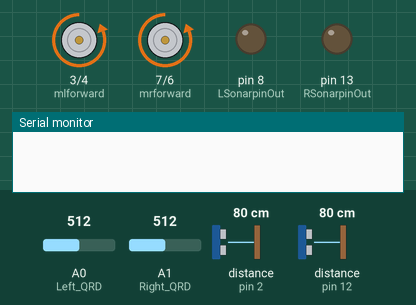
A sketch run on a simulated Arduino Uno, built with avr-gcc and run on an emulated ATmega328P. Shown: motor-driver pin pairs drawn as motors (green arrow = first pin HIGH = forward, orange = second pin HIGH = backward, longer = more drive), output pins drawn as LEDs (lit = HIGH), the last lines printed to the serial monitor. The inputs (shaded band) are chosen by the test bench; at power-on: A1 (Right_QRD) = 512, A0 (Left_QRD) = 512, distance to the obstacle (sensors on pin 2, pin 12) 80 cm. The echo pulse lasts 58.3 µs per cm.

Above: at 8.7 s.
8.8 s: A1 (Right_QRD) set to 635
At 10.0 s:
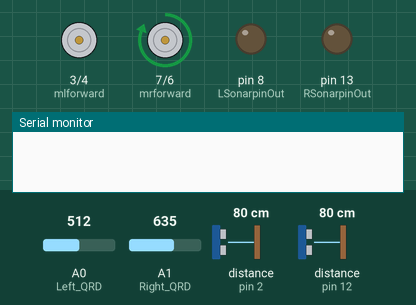
17.0 s: A1 (Right_QRD) set to 659
At 22.8 s:
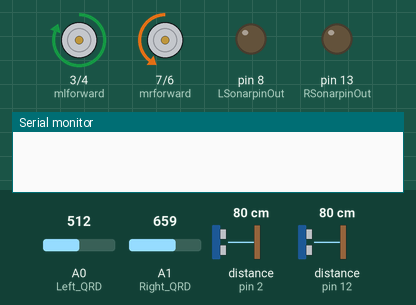
25.6 s: A0 (Left_QRD) set to 636
30.1 s: A0 (Left_QRD) set to 660
At 33.8 s:
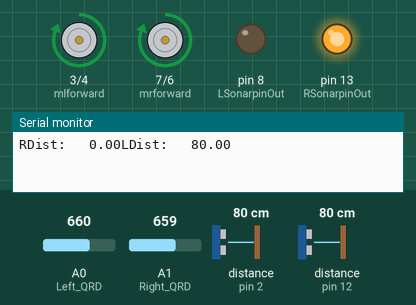
35.5 s: A1 (Right_QRD) set to 640
At 37.0 s:
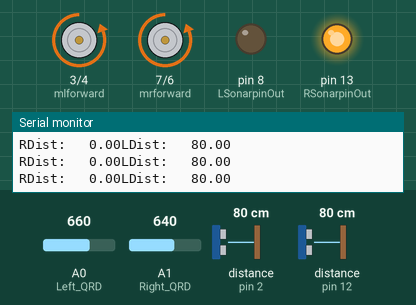
43.5 s: A1 (Right_QRD) set to 660
Timing chart, 0 to 50.5 s (numbered marks = the images above; inputs shaded):
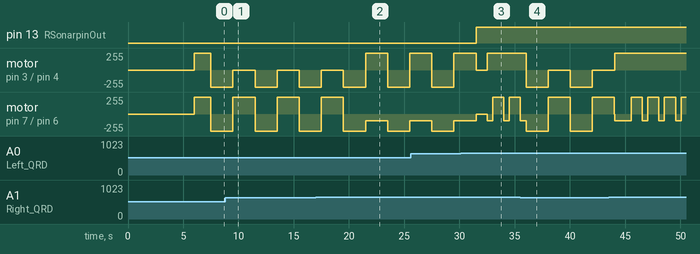

The sketch:

sumoBotV2.ino
```cpp
//declaring global variables
const unsigned int RSonarpinOut = 13; // sonar pins
const unsigned int RSonarpinIn = 12;
const unsigned int LSonarpinOut = 8;
const unsigned int LSonarpinIn = 2;

const unsigned int mlforward = 3;    // motor pins
const unsigned int mlback = 4;
const unsigned int mrforward = 7;
const unsigned int mrback = 6;

const unsigned int LData = 0; // for collecting data of if thing was detected in front of sensor. Value either 1 or 0
const unsigned int RData = 0;

long timel; //time received from left sonar
double distl; //distance from left sonar to object
long timer; //same as left
double distr; //same as left

double Ldist; //used to store value from seek functions
double Rdist;

double LRdif; //used to check if the object is closer to the left or right

int qrdL; //true of false to check if a white line is detected
int qrdR;

int QL; //used to store values returned from QRD functions
int QR;

void setup() {
  pinMode(12,INPUT);              // sonar right input
  pinMode(13, OUTPUT);            // sonar right output
  pinMode(8, OUTPUT);             // sonar left output
  pinMode(2, INPUT);              // sonar left input
  pinMode(mlforward, OUTPUT);     //motors
  pinMode(mlback, OUTPUT);
  pinMode(mrforward, OUTPUT);
  pinMode(mrback, OUTPUT);
  pinMode(A0 , INPUT);            //Left QRD
  pinMode(A1, INPUT);             //Right QRD
  Serial.begin(9600);             //Opens serial monitor to check values(not needed in comp but useful for testing)
  delay(6000);// 5 second rule of competition
  forward(); //moves robot forward to try and get closer at the beginning of the competition
  delay(1500); //keeps moving forward for 1sec before the seeking looping
}

void loop() {//looping through the robot logic
  QR = qrdRight(); //checks if the QRD sense white (meaning at the edge of the ring and need to move backwards
  QL = qrdLeft(); //most important part of the loop

  if (QR==1 || QL==1) {//if one of the QRDs sense white move backward
    backward();
    delay(2000);
    brake();

    if (QL==1 && QR==0) {//if only the left sensor is "tripped" then need to turn to the right
      HardRight();       //as it insures the robot moves as far away from border as possible
      delay(2000);
      brake();
    }

    else {        //if only right sensor is tripped then need to turn left. turning left is also the defualt sequence if both are tripped
      HardLeft(); //which is why it is handled all in one else statement
      delay(2000);
      brake();
    }
  }

  else{ //if none of the QRDs sense white then the robot is free to move and seek out the opponent

  Rdist = seekR(); //gets Right distance
  Ldist = seekL(); //gets Left distance

  if (Ldist<=40 && Rdist>40) {	//opponent is very far on the left, therefore needs to move to the left
  HardLeft(); //hard left is called since opponent is very far to the left
  delay(500); //short turn to get a better reading on the next loop
  forward();  //continue to move forward until next loop
  }

  else if (Rdist<=40 && Ldist>40) {//same as above but on the right side
  HardRight();
  delay(500);
  forward();
  }

  else if (Rdist<=40 && Ldist<=40) {//both sensors are detecting object
    //check too see which one is closer
    LRdif = Ldist - Rdist; //finds the difference in distance
    if (LRdif <= 10 && LRdif >= -10) {//object is right in front, call forward
      forward();


    if (Rdist<=15 && Ldist<=15) { //this checks to see if the object is VERY close. if so we want our robot try and push
                                //opponent out of the ring while we still have them in our sights
        while (1){      //this allows the robot to move forward until a QRDis tripped ensuring that the robot either pushes the opponent out
          QL=qrdLeft(); //or stops when it gets to the edge of the ring
          QR=qrdRight();
          if (QL==1 || QR==1) {//senses that the QRDs have been tripped. same as the intial QRD check at the beggining of the loop
            backward();        //however also breaks the while loop so that the robot can go back to scanning for the opponent
            delay(2000);
           if (QL==1 && QR==0) {//chooses which way the robot needs to turn. same as initial QRD check
              HardRight();
              delay(2000);
               brake();
               break;
               }

           else {
             HardLeft();
             delay(2000);
             brake();
             break;
           }
          }
        }
    }


    } //end of checking if the robot is directly in front, move on to checking fringe cases (in-between forward and hardturns)

    else if (LRdif >7) {//left dist is larger than right dist (closer to right)
                        //call softRight since it is closer to  the right but not a large amount
      SoftRight();
    }

    else {//right dist is larger than left dist (closer to left)
          //same reasoning as above
      SoftLeft();
    }
  }

  else {//nothing found, turn arbitrary directions
    Look();
  }

}
}//end of loop function. once it reaches this point it will return back to the beginning and repeat until the SumoBot ma


int seekR(){ //seeks right, returns a distance value
  //emit s sound wave

  digitalWrite(RSonarpinOut,LOW); //this block is for emitting, and receiving the sonar pulse
  delayMicroseconds(2);
  digitalWrite(RSonarpinOut,HIGH);
  delayMicroseconds(5);
  digitalWrite(RSonarpinIn,HIGH);

  //receive a sound wave
  timer = pulseIn(RSonarpinIn,HIGH);

  //convert time (microsec) to distance in cm
  //given the speed of sound is 340 m/s
  distr = timer / 29 / 2;
  Serial.print("RDist: \t"); //outputs the value to the serial monitor. not used for the match
  Serial.print(distr);       //only used for testing
  return distr; //returns the distance to be compared in the robot logic
}

int seekL() {//same as right but for left side
  //emit a sound wave

  digitalWrite(LSonarpinOut,LOW);
  delayMicroseconds(2);
  digitalWrite(LSonarpinOut,HIGH);
  delayMicroseconds(5);
  digitalWrite(LSonarpinOut,LOW);

  timel = pulseIn(LSonarpinIn,HIGH);

  distl = timel / 29 / 2;
  Serial.print("LDist: \t");
  Serial.println(distl);
  return distl;
}

void forward(){ // set both motors full speed forward
  analogWrite(mlback, 0);
  analogWrite(mrback,0);
  analogWrite(mlforward, 255);
  analogWrite(mrforward, 255);
}

void backward(){ //set both motors to full speed reverse
  analogWrite(mlforward, 0);
  analogWrite(mrforward,0);
  analogWrite(mlback, 255);
  analogWrite(mrback, 255);
}

void brake(){ //stops both motors
  analogWrite(mlforward, 0);
  analogWrite(mlback, 0);
  analogWrite(mrforward, 0);
  analogWrite(mrback, 0);
}

void HardLeft(){ //used for making a very large turn to the left
  analogWrite(mlforward, 0);
  analogWrite(mrback,0);
  analogWrite(mlback, 100);
  analogWrite(mrforward, 255);
}

void HardRight(){ //same as HardLeft but to the right
  analogWrite(mlback, 0);
  analogWrite(mrforward,0);
  analogWrite(mrback, 100);
  analogWrite(mlforward, 255);
}

void SoftLeft(){ //used to make a smaller turn to the left
  analogWrite(mlback, 0);
  analogWrite(mrback,0);
  analogWrite(mlforward,255);
  analogWrite(mrforward,150);
}

void SoftRight(){ //same as SoftLeft but to the right
  analogWrite(mlback, 0);
  analogWrite(mrback,0);
  analogWrite(mrforward, 255);
  analogWrite(mlforward, 150);
}

void Look(){ //signals the robot to start scanning (turning to the left by default)
  analogWrite(mlback, 0);
  analogWrite(mrback,100);
  analogWrite(mrforward, 0);
  analogWrite(mlforward, 255);
}

int qrdLeft(){ //check if at white line
  qrdL = analogRead(A0);
  if (qrdL<=650) {return 1;} //low value = white detected-->return 1
  else {return 0;}           //high value = black detected-->return 0
}

int qrdRight(){ //same as qrdLeft but for the other sensor
  qrdR = analogRead(A1);
  if (qrdR<=650) {return 1;}
  else {return 0;}
}
```

Measured:
- the behaviour switches between 650 and 651 on A1 (Right_QRD) (found by bisection; images 1 and 2)
- the behaviour switches between 650 and 651 on A0 (Left_QRD) (found by bisection; images 2 and 3)
- after the input at 30.1 s, pin 13 (RSonarpinOut): LOW → HIGH after 1.4 s
- after the input at 35.5 s, motor on pin 3 (mlforward) / pin 4 (mlback): alternates backward 255/255 for 2.0 s and stopped for 2.0 s, starting after 0.52 s
